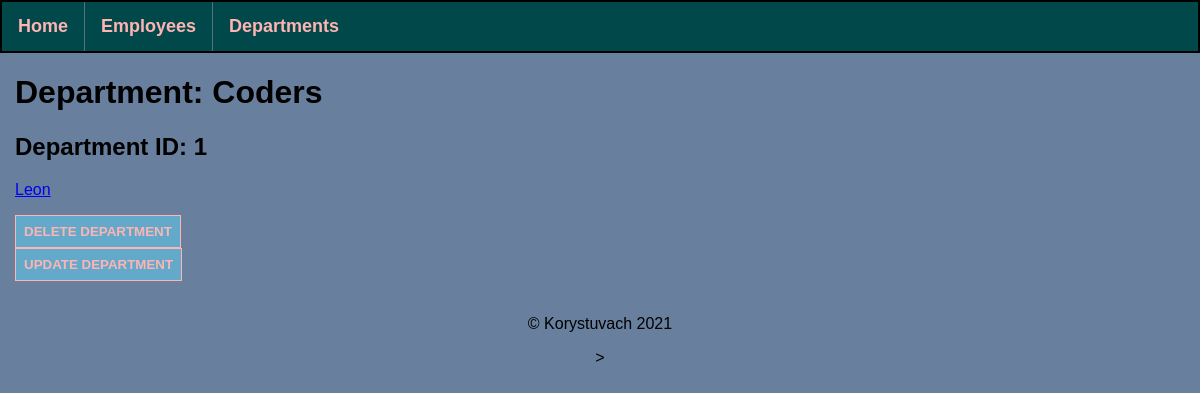
The app's page /departments/1, older data.
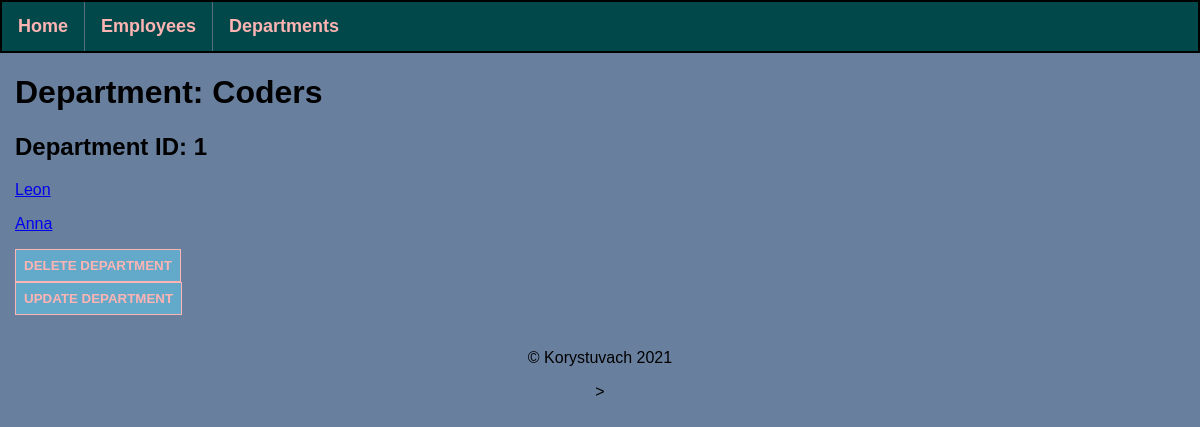
The same page, newer data.
### application/models.py (models this page shows, shortened)
class AllEmployees(db.Model):
    id = db.Column(db.Integer, primary_key=True)
    department_id = db.Column(db.Integer, db.ForeignKey('all_departments.id'), nullable=False)
    salary = db.Column(db.Integer, nullable=False)
    name = db.Column(db.String(30), nullable=False)
    lastname = db.Column(db.String(35), nullable=False)
    hire_date = db.Column(db.Date, default=date.today())

### application/routes.py (the view)
@app.route('/departments/<int:dep_id>')
def department(dep_id):
    try:
        department_info = AllDepartments.query.get(dep_id)
        all_department_employees = AllEmployees.query.filter_by(department_id=dep_id)
    except:
        return "Database Query Error", 500
    return render_template('department.html',
                           department_info=department_info,
                           all_department_employees=all_department_employees
                           )

### application/templates/department.html (shortened to what this page needs)
{% extends 'base.html' %}
{% block content %}
   <div class="dep_emp">
      <h1>Department: {{ department_info.dep_name }}</h1>
      <h2>Department ID: {{ department_info.id }}</h2>
      {% for employee in all_department_employees %}
         <p><a href="/employees/{{ employee.id }}">{{ employee.name }}</a></p>
      {% endfor %}
   </div>
   <div class="dep_edit">
      <button type="button"><a href="/departments/{{ department_info.id }}/delete">Delete department</a></button><br>
      <button type="button>"><a href="/departments/{{ department_info.id }}/update">Update department</a></button>
   </div>
{% endblock %}

Row changes from the older to the newer data that the page shows:
added AllEmployees: name "Anna"
